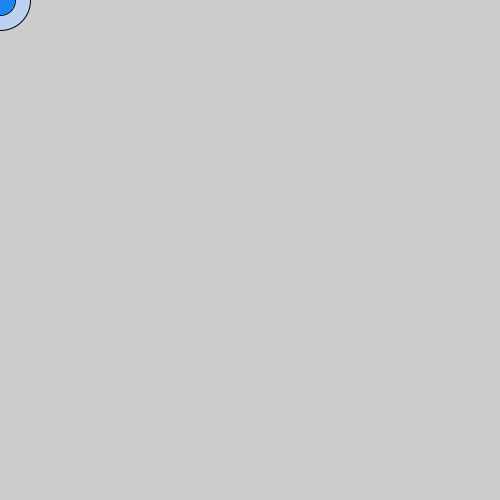
Frame 1 (no input)
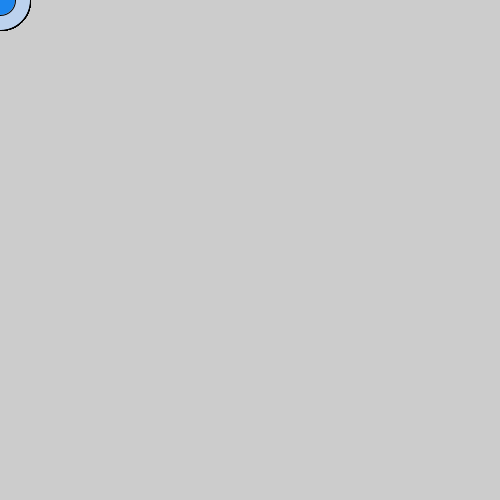
Frame 60 (the mouse pressed at the canvas centre just before this capture)
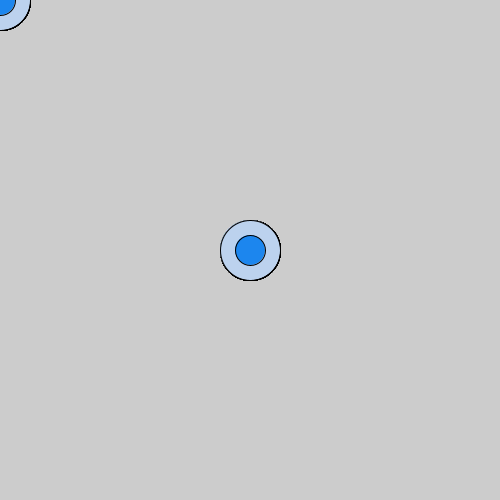
Frame 120 (the mouse held since frame 60 and released just before this capture)

The Processing sketch that drew these frames (run headless with seeded random() and noise(); from frame 60 on, the mouse is pressed at the canvas centre):

// Processing sketch: processing_70802
// ── processing_70802.pde

void setup(){
  size(500,500);
}
void draw(){
ellipseMode(RADIUS);  
fill(188,210,238);  
ellipse(mouseX, mouseY, 30, 30);  
 ellipseMode(CENTER);  
fill(28,134,238); 
ellipse(mouseX, mouseY,30,30); 
 }
